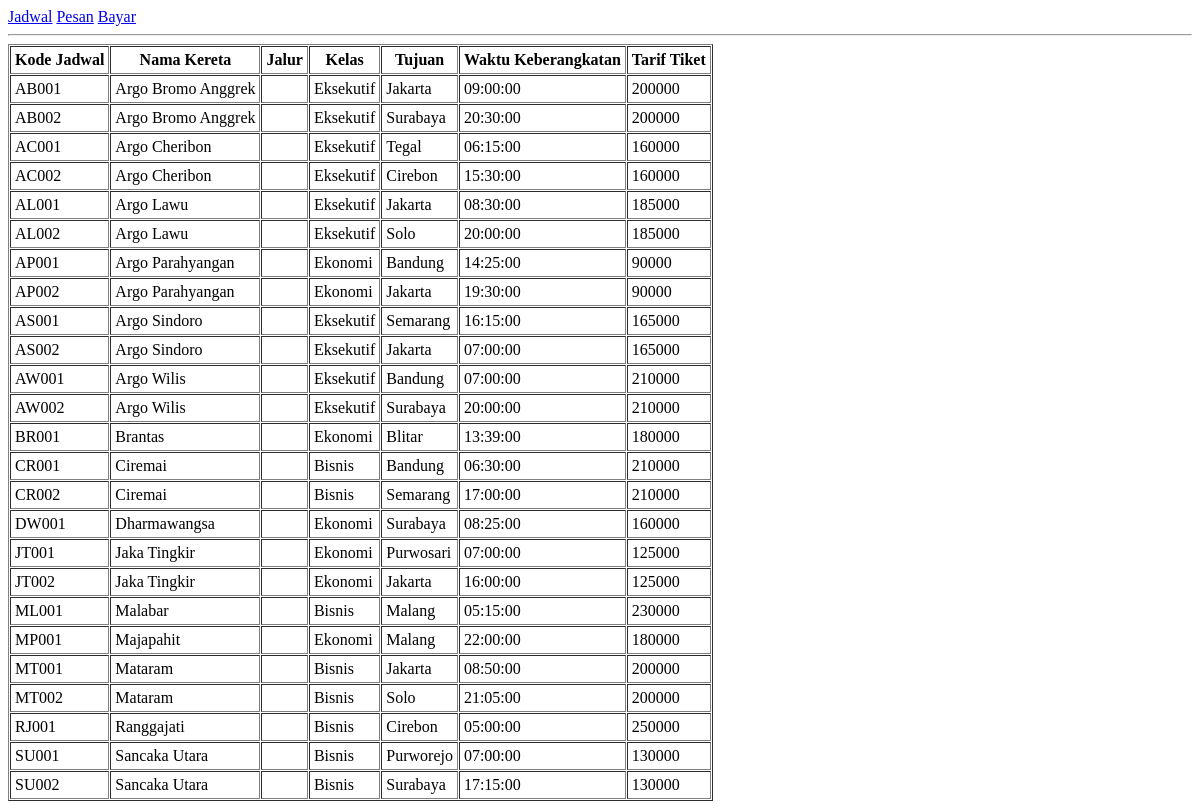
/tiket_jadwal.php, run on an earlier commit of the app's database.
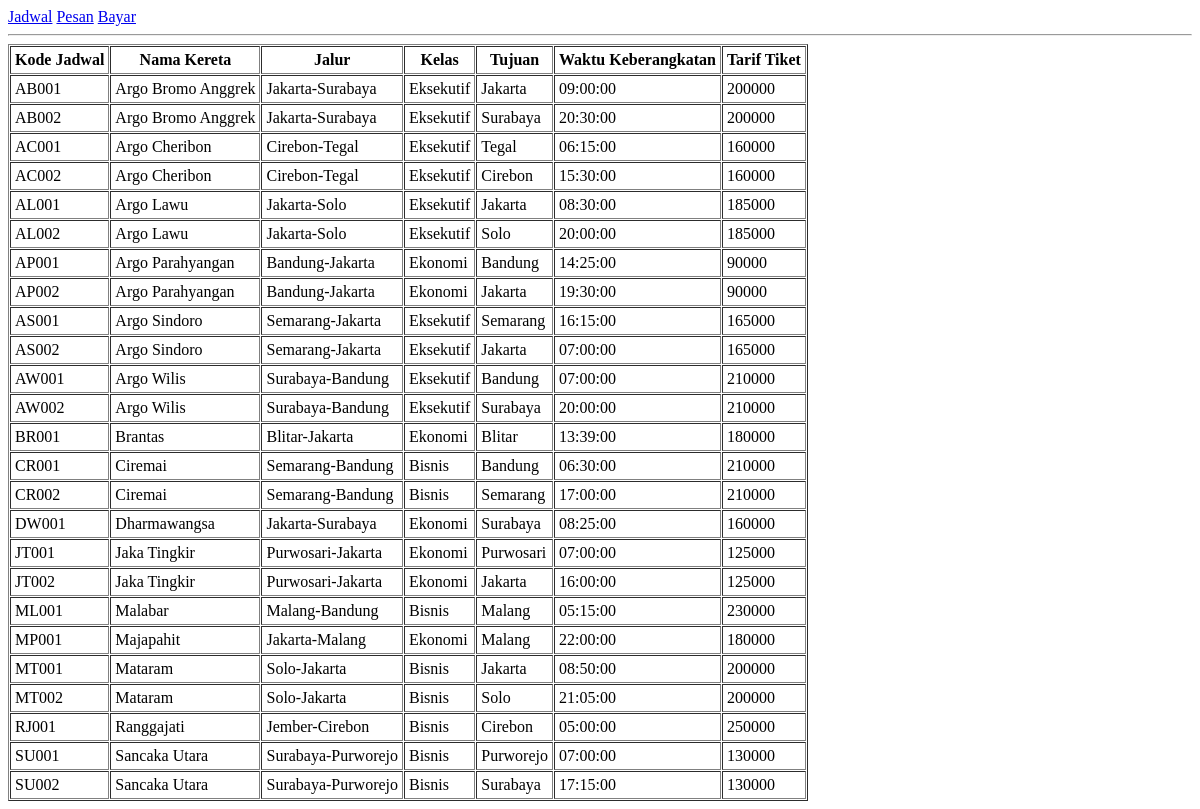
And on a later commit of the database.
### tables this page shows
CREATE TABLE `jadwal` (
  `kode_jadwal` varchar(10) NOT NULL,
  `kode_kereta` int(6) NOT NULL,
  `tujuan` varchar(20) NOT NULL,
  `waktu_keberangkatan` time NOT NULL,
  `tarif_tiket` int(11) NOT NULL,
  PRIMARY KEY (`kode_jadwal`),
  KEY `kode_kereta` (`kode_kereta`),
  CONSTRAINT `kode_kereta` FOREIGN KEY (`kode_kereta`) REFERENCES `kereta` (`kode_kereta`)
);

CREATE TABLE `kereta` (
  `kode_kereta` int(6) NOT NULL AUTO_INCREMENT,
  `nama_kereta` varchar(50) NOT NULL,
  `jumlah_gerbong` int(6) NOT NULL,
  `jumlah_kursi` int(6) NOT NULL,
  `jalur` varchar(100) NOT NULL,
  `kelas` enum('Eksekutif','Ekonomi','Bisnis') NOT NULL,
  PRIMARY KEY (`kode_kereta`)
);

### tiket_jadwal.php (the view, shortened to what this page needs)
<!DOCTYPE html>
<html>
<head>
</head>
<body>
<a href="tiket_jadwal.php">Jadwal</a>
<a href="tiket_pesan.php">Pesan</a>
<a href="tiket_bayarcari.php">Bayar</a>
<hr>
<?php
include "konekdatabase.php";
$sql = "SELECT * FROM kereta NATURAL JOIN jadwal";
$result = $conn->query($sql);
?>
<table border="1" cellspacing="1" cellpadding="4">
	<tr>
		<th>Kode Jadwal</th>
		<th>Nama Kereta</th>
		<th>Jalur</th>
		<th>Kelas</th>
		<th>Tujuan</th>
		<th>Waktu Keberangkatan</th>
		<th>Tarif Tiket</th>
	</tr>
	<?php while($row = $result->fetch_assoc()) { ?>
	<tr>
		<td><?php echo $row["kode_jadwal"]; ?></td>
		<td><?php echo $row["nama_kereta"]; ?></td>
		<td><?php echo $row["jalur"]; ?></td>
		<td><?php echo $row["kelas"]; ?></td>
		<td><?php echo $row["tujuan"]; ?></td>
		<td><?php echo $row["waktu_keberangkatan"]; ?></td>
		<td><?php echo $row["tarif_tiket"]; ?></td>
	</tr>
	<?php } ?>
</table>
</body>
</html>

What changed in the data, as far as the page shows it:
changed through a linked row, jadwal "AB001": kode_kereta.jalur (not shown) → "Jakarta-Surabaya"
changed through a linked row, jadwal "AB002": kode_kereta.jalur (not shown) → "Jakarta-Surabaya"
changed through a linked row, jadwal "AC001": kode_kereta.jalur (not shown) → "Cirebon-Tegal"
changed through a linked row, jadwal "AC002": kode_kereta.jalur (not shown) → "Cirebon-Tegal"
changed through a linked row, jadwal "AL001": kode_kereta.jalur (not shown) → "Jakarta-Solo"
changed through a linked row, jadwal "AL002": kode_kereta.jalur (not shown) → "Jakarta-Solo"
changed through a linked row, jadwal "AP001": kode_kereta.jalur (not shown) → "Bandung-Jakarta"
changed through a linked row, jadwal "AP002": kode_kereta.jalur (not shown) → "Bandung-Jakarta"
changed through a linked row, jadwal "AS001": kode_kereta.jalur (not shown) → "Semarang-Jakarta"
changed through a linked row, jadwal "AS002": kode_kereta.jalur (not shown) → "Semarang-Jakarta"
changed through a linked row, jadwal "AW001": kode_kereta.jalur (not shown) → "Surabaya-Bandung"
changed through a linked row, jadwal "AW002": kode_kereta.jalur (not shown) → "Surabaya-Bandung"
changed through a linked row, jadwal "BR001": kode_kereta.jalur (not shown) → "Blitar-Jakarta"
changed through a linked row, jadwal "CR001": kode_kereta.jalur (not shown) → "Semarang-Bandung"
changed through a linked row, jadwal "CR002": kode_kereta.jalur (not shown) → "Semarang-Bandung"
changed through a linked row, jadwal "DW001": kode_kereta.jalur (not shown) → "Jakarta-Surabaya"
changed through a linked row, jadwal "JT001": kode_kereta.jalur (not shown) → "Purwosari-Jakarta"
changed through a linked row, jadwal "JT002": kode_kereta.jalur (not shown) → "Purwosari-Jakarta"
changed through a linked row, jadwal "ML001": kode_kereta.jalur (not shown) → "Malang-Bandung"
changed through a linked row, jadwal "MP001": kode_kereta.jalur (not shown) → "Jakarta-Malang"
changed through a linked row, jadwal "MT001": kode_kereta.jalur (not shown) → "Solo-Jakarta"
changed through a linked row, jadwal "MT002": kode_kereta.jalur (not shown) → "Solo-Jakarta"
changed through a linked row, jadwal "RJ001": kode_kereta.jalur (not shown) → "Jember-Cirebon"
changed through a linked row, jadwal "SU001": kode_kereta.jalur (not shown) → "Surabaya-Purworejo"
changed through a linked row, jadwal "SU002": kode_kereta.jalur (not shown) → "Surabaya-Purworejo"
